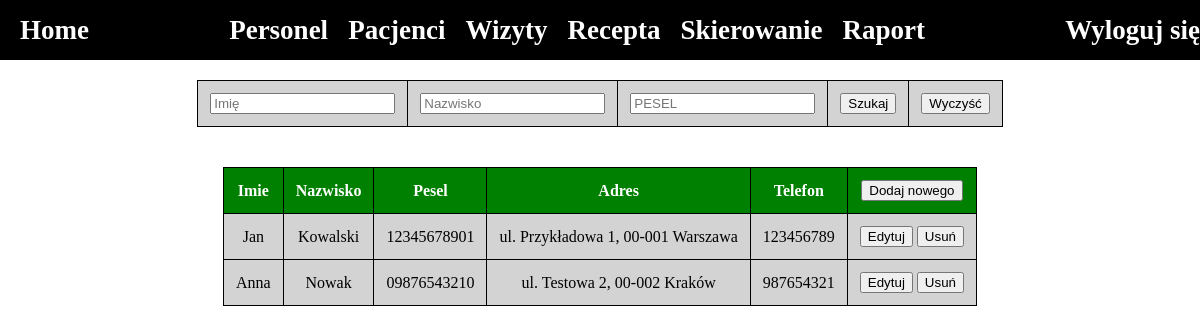
/adminpanel/pacjenci.php (signed in), run on the app's committed database.
### tables this page shows
CREATE TABLE `pacjenci` (
  `numer` int(11) NOT NULL,
  `imie` varchar(32) DEFAULT NULL,
  `nazwisko` varchar(32) DEFAULT NULL,
  `pesel` varchar(11) DEFAULT NULL,
  `adres` varchar(128) DEFAULT NULL,
  `telefon` varchar(15) DEFAULT NULL
);

### adminpanel/pacjenci.php (the view, shortened to what this page needs)
<?php
include '../funkcje.php';
if(!$_SESSION['admin']) {
    header("location: index.php");
} else {
    global $polaczenie;
    $pacjenci = "";
    $imie_filter = isset($_POST['imie_filter']) ? $_POST['imie_filter'] : '';
    $nazwisko_filter = isset($_POST['nazwisko_filter']) ? $_POST['nazwisko_filter'] : '';
    $pesel_filter = isset($_POST['pesel_filter']) ? $_POST['pesel_filter'] : '';
    $zapytanie = "select * from pacjenci";
    $odpowiedz = mysqli_query($polaczenie, $zapytanie) or exit("Błąd w pobieraniu listy pacjentow");
    if($odpowiedz) $pacjenci .= "<tr><th>Imie</th><th>Nazwisko</th><th>Pesel</th><th>Adres</th><th>Telefon</th><th><input type='submit' name='przycisk[-1]' value='Dodaj nowego'></th></tr>";
    while($wiersz = mysqli_fetch_row($odpowiedz)) {
        $pacjenci .= "<tr><td>".$wiersz[1]."</td><td>".$wiersz[2]."</td><td>".$wiersz[3]."</td><td>".$wiersz[4]."</td><td>".$wiersz[5]."</td><td align='center'><input type='submit' name='przycisk[$wiersz[0]]' value='Edytuj'>
                                      <input type='submit' name='przycisk[$wiersz[0]]' value='Usuń'></td></tr>";
    }
}
?>
<!DOCTYPE html>
<html lang="en">
<head>
</head>
<body>
<div id="glownyKontener">
        <div id="header">
            <div id="headrer-side-container">
                <a href="panel.php" class="header-link"><h2>Home</h2></a>
            </div>
            <div id="header-link-container">
                <a href="personel.php" class="header-link"><h2>Personel</h2></a>
                <a href="pacjenci.php" class="header-link"><h2>Pacjenci</h2></a>
                <a href="wizyty.php" class="header-link"><h2>Wizyty</h2></a>
                <a href="recepta.php" class="header-link"><h2>Recepta</h2></a>
                <a href="skierowanie.php" class="header-link"><h2>Skierowanie</h2></a>
                <a href="raport.php" class="header-link"><h2>Raport</h2></a>
            </div>
            <div id="headrer-side-logout-container">
                <a href="index.php?wylogowanie" class="header-link"><h2>Wyloguj się</h2></a>
            </div>
        </div>
    <div id="element">
    <form method="POST" action="">
        <table>
            <tr>
                <td><input type="text" id="imie_filter" name="imie_filter" placeholder="Imię" value="<?=$imie_filter?>"></td>
                <td><input type="text" id="nazwisko_filter" name="nazwisko_filter" placeholder="Nazwisko" value="<?=$nazwisko_filter?>"></td>
                <td><input type="text" id="pesel_filter" name="pesel_filter" placeholder="PESEL" value="<?=$pesel_filter?>"></td>
                <td><input type="submit" value="Szukaj"></td>
                <td><input type="button" value="Wyczyść" onclick="window.location.href='pacjenci.php'"></td>
            </tr>
        </table>
    </form>
        <form action="" method="post">
        <table border="1">
            <?=$pacjenci?>
        </table>
        </form>
    </div>
    </div>
</body>
</html>

### adminpanel/pacjenci.php (style rules this page uses)
body, html { box-sizing: border-box; margin: 0; padding: 0; width: 100vw; height: 100vh; overflow: hidden; background-color: white; }
#glownyKontener { width: 100%; height: 100%; display: flex; flex-direction: column; }
#header { width: 100%; height: 60px; display: flex; justify-content: space-between; align-items: center; background-color: black; color: white; padding: 0 20px; }
#header-link-container { display: flex; align-items: center; }
.header-link { margin-right: 20px; color: white; text-decoration: none; font-size: 18px; }
#headrer-side-container, #headrer-side-logout-container { display: flex; align-items: center; }
#element { display: flex; flex-direction: column; align-items: center; width: 100%; height: 100%; overflow-y: scroll; }
table { width: 100%; border-collapse: collapse; margin: 20px 0; }
td, th { padding: 12px; text-align: center; border: 1px solid black; }
th { background-color: green; color: white; }
td { background-color: lightgray; }

### data on the page
pacjenci: imie "Jan", nazwisko "Kowalski", pesel "12345678901", adres "ul. Przykładowa 1, 00-001 Warszawa", telefon "123456789"
pacjenci: imie "Anna", nazwisko "Nowak", pesel "09876543210", adres "ul. Testowa 2, 00-002 Kraków", telefon "987654321"
